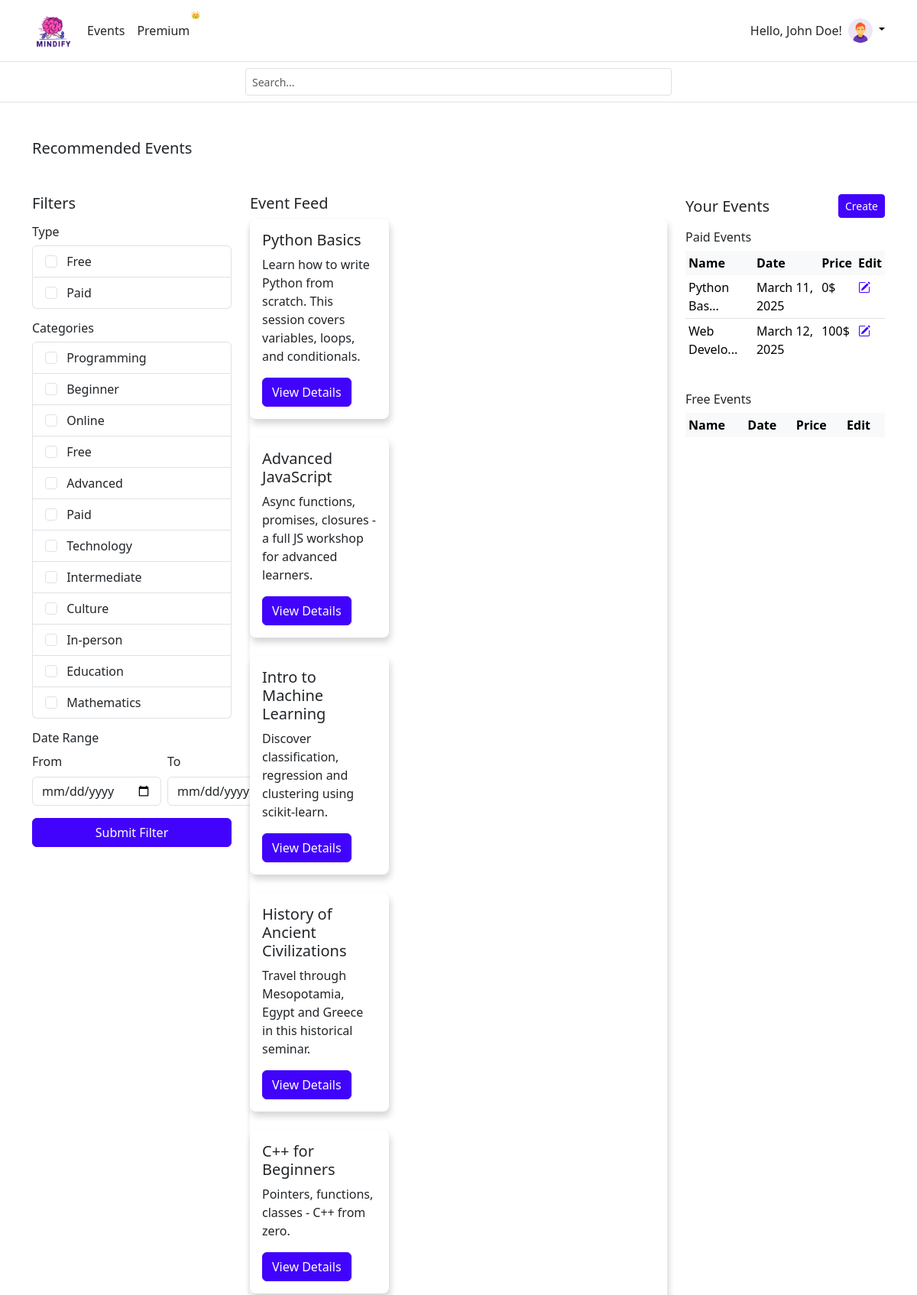
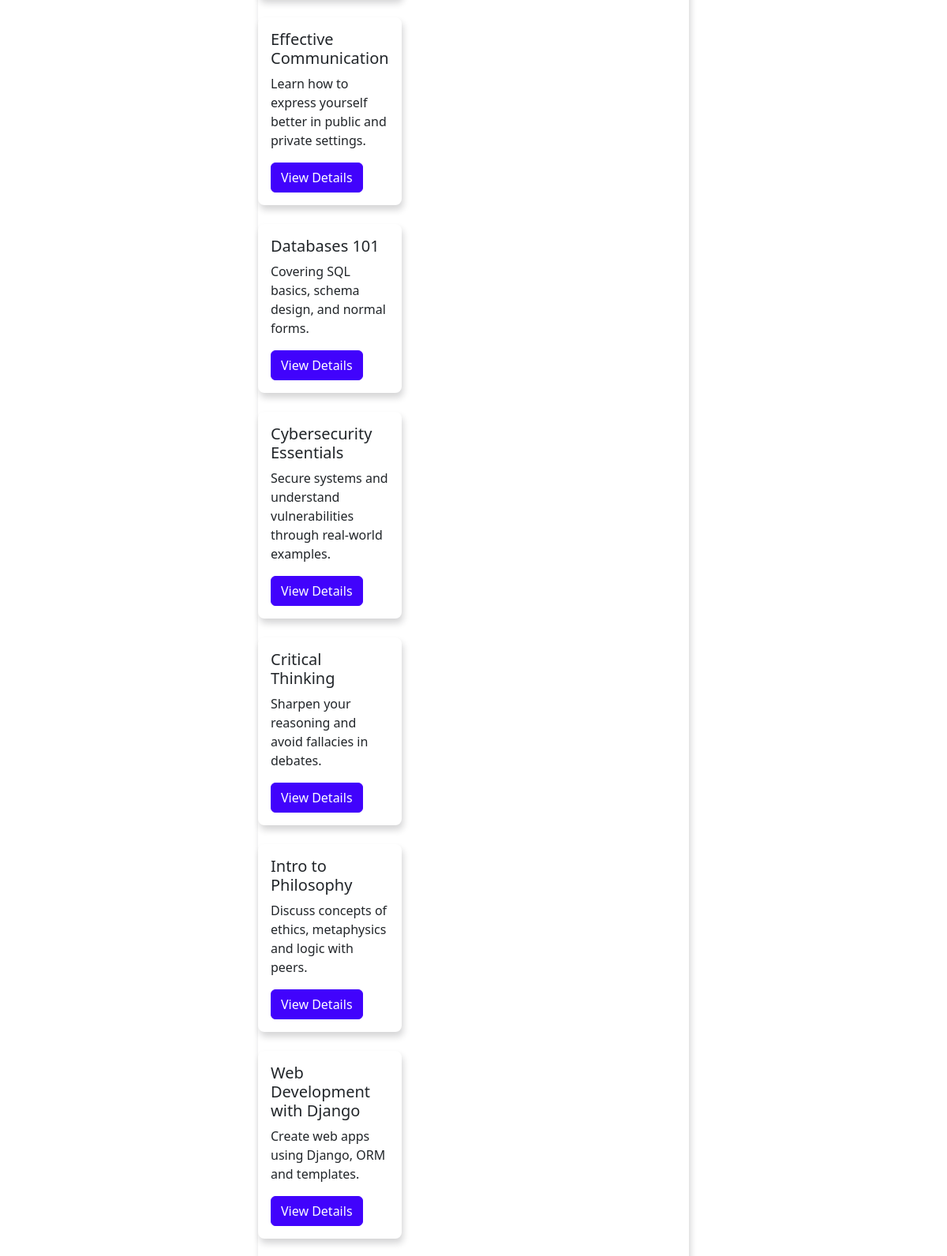
/events/ (signed in, upper part), run on the app's committed database (2 pictures, top to bottom).
### coreApp/models.py (models this page shows, shortened)
class User(models.Model):
    username = models.CharField(max_length=30, unique=True)
    first_name = models.CharField(max_length=30, null=True, blank=True)
    last_name = models.CharField(max_length=30, null=True, blank=True)
    email = models.EmailField(unique=True)
    password = models.CharField(max_length=30, default="user1234")
    is_active = models.BooleanField(default=False)
    last_login = models.DateTimeField(null=True, blank=True)
    date_joined = models.DateTimeField(auto_now_add=True)
    is_premium = models.BooleanField(default=False)
    gender = models.CharField(max_length=10, null=True, blank=True)
    profile_picture = models.ImageField(blank=True, null=True, upload_to="images/users/")
    def get_profile_photo_url(self):
        if self.profile_picture:
            return self.profile_picture.url
        if not self.gender:
            return '/static/userApp/images/default_image_neutral.png'
        elif self.gender.lower() == "male":
            return '/static/userApp/images/default_image_man.png'
        else:
            return '/static/userApp/images/default_image_woman.png'

class Event(models.Model):
    title = models.CharField(max_length=50)
    id_creator = models.ForeignKey(User, on_delete=models.CASCADE)
    date_created = models.DateTimeField(auto_now_add=True)
    date_posted = models.DateTimeField(blank=True, null=True)
    is_listed = models.BooleanField(default=True)
    price = models.IntegerField(blank=True, null=True)
    description = models.TextField()
    event_picture = models.ImageField(blank=True, null=True, upload_to="images/events/")

### coreApp/views.py (the view)
# urls.py: path('events/', views.events, name='events'),
def events(request):
    user_id = request.session.get("user_id")
    if not user_id:
        return redirect("landing")
    user = User.objects.get(id=user_id)
    free_events = []
    for event in Event.objects.filter(id_creator=user.id, price=None):
        event_dict = model_to_dict(event)
        event_dict["title"] = event.title[:10]
        event_dict["date_posted"] = event.date_posted.date()
        free_events.append(event_dict)
    premium_events = []
    for event in Event.objects.filter(id_creator=user.id).exclude(price=None):
        event_dict = model_to_dict(event)
        event_dict["title"] = event.title[:10]
        event_dict["date_posted"] = event.date_posted.date()
        premium_events.append(event_dict)
    distinct_tags = Tag.objects.values_list('tag_name', flat=True).distinct()
    eventsFiltered = Event.objects.all()
    context = {
        "user": user,
        "freeEvents": free_events,
        "premiumEvents": premium_events,
        "tags": distinct_tags,
        "eventsFiltered": eventsFiltered,
    }
    return render(request, 'coreApp/events.html', context)

### coreApp/templates/coreApp/events.html (shortened to what this page needs)
{% extends "core.html" %} {% block content %}
<header class="border-bottom p-2 mb-5">
  <div class="container d-flex flex-wrap justify-content-center">
    <form class="col-12 col-lg-6" role="search" style="margin-top: 0">
      <input
        type="search"
        class="form-control form-control-sm"
        placeholder="Search..."
        aria-label="Search"
        style="height: 36px"
      />
    </form>
  </div>
</header>
<div class="container my-4">
  <h5>Recommended Events</h5>
</div>
<div class="container mt-4">
  <div class="row">
    <div class="col-md-3">
      <h5>Filters</h5>
      <form method="GET" action="#">
        <h6 class="mt-3">Type</h6>
        <ul class="list-group">
          <li class="list-group-item">
            <input
              type="checkbox"
              id="filterFree"
              name="type"
              value="Free"
              class="form-check-input me-2"
            />
            <label for="filterFree" class="form-check-label">Free</label>
          </li>
          <li class="list-group-item">
            <input
              type="checkbox"
              id="filterPaid"
              name="type"
              value="Paid"
              class="form-check-input me-2"
            />
            <label for="filterPaid" class="form-check-label">Paid</label>
          </li>
        </ul>
        <h6 class="mt-3">Categories</h6>
        <ul class="list-group">
          {% for tag in tags %}
          <li class="list-group-item">
            <input
              type="checkbox"
              id="filter_{{tag}}"
              name="category"
              value="{{ tag }}"
              class="form-check-input me-2"
            />
            <label for="filter_{{tag}}" class="form-check-label"
              >{{ tag }}</label
            >
          </li>
          {% endfor %}
        </ul>
        <h6 class="mt-3">Date Range</h6>
        <div class="d-flex gap-2">
          <div class="flex-fill">
            <label for="filterDateFrom" class="form-label">From</label>
            <input
              type="date"
              id="filterDateFrom"
              name="date_from"
              class="form-control"
            />
          </div>
          <div class="flex-fill">
            <label for="filterDateTo" class="form-label">To</label>
            <input
              type="date"
              id="filterDateTo"
              name="date_to"
              class="form-control"
            />
          </div>
        </div>
        <button type="submit" class="btn btn-primary w-100 mt-3">
          Submit Filter
        </button>
      </form>
    </div>
    <div class="col-md-6">
      <h5>Event Feed</h5>
      <div class="card mb-3">
        {% for event in eventsFiltered %}
        <div class="col-sm-12 col-md-6 col-lg-4">
          <div class="card mb-4">
            <div class="card-body">
              <h5 class="card-title">{{ event.title }}</h5>
              <p class="card-text">{{ event.description }}</p>
              <a href="#" class="btn btn-primary">View Details</a>
            </div>
          </div>
        </div>
        {% endfor %}
      </div>
    </div>
    <div class="col-md-3">
      <div class="d-flex justify-content-between align-items-center mb-3">
        <h5 class="mb-0">Your Events</h5>
        <a href="#" class="btn btn-primary btn-sm">Create</a>
      </div>
      <h6>Paid Events</h6>
      <div class="table-responsive" style="max-height: 200px; overflow-y: auto">
        <table class="table table-borderless table-sm custom-table">
          <thead class="table-light">
            <tr>
              <th>Name</th>
              <th>Date</th>
              <th>Price</th>
              <th>Edit</th>
            </tr>
          </thead>
          <tbody>
            {% for event in premiumEvents %}
            <tr>
              <td>{{ event.title }}...</td>
              <td>{{ event.date_posted }}</td>
              <td>{{ event.price }}$</td>
              <td>
                <a href="#" class="text-primary"
                  ><i class="bi bi-pencil-square"></i
                ></a>
              </td>
            </tr>
            {% endfor %}
          </tbody>
        </table>
      </div>
      <h6 class="mt-4">Free Events</h6>
      <div class="table-responsive" style="max-height: 200px; overflow-y: auto">
        <table class="table table-borderless table-sm custom-table">
          <thead class="table-light">
            <tr>
              <th>Name</th>
              <th>Date</th>
              <th>Price</th>
              <th>Edit</th>
            </tr>
          </thead>
        </table>
      </div>
    </div>
  </div>
</div>
{% endblock %}

### templates/core.html (shortened to what this page needs)
<!DOCTYPE html>
<html>
<head>
    {% load static %}
    <link rel="stylesheet" href="{% static 'css/main.css' %}">
    <link href="https://cdn.jsdelivr.net/npm/bootstrap-icons/font/bootstrap-icons.css" rel="stylesheet">
</head>
<body>
    {% include 'header.html' %}
    {% block content %}
    {% endblock %}
</body>
</html>

### templates/header.html (shortened to what this page needs)
{% load static %}
<header class="p-3 border-bottom">
  <div class="container">
    <div class="d-flex flex-wrap align-items-center justify-content-between">
      <a
        href="/"
        class="d-flex align-items-center mb-2 mb-lg-0 link-body-emphasis text-decoration-none"
      >
        <img
          src="{% static 'img/logo1.png' %}"
          alt="Logo"
          width="56"
          height="48"
          class="me-2"
        />
      </a>
      {% if user %}
      <ul
        class="nav col-12 col-lg-auto me-lg-auto mb-2 justify-content-center mb-md-0"
      >
        <li><a href="{% url 'events' %}" class="nav-link px-2">Events</a></li>
        <li class="position-relative">
          <a href="{% url 'premium' %}" class="nav-link px-2">Premium</a>
          <span
            class="position-absolute top-0 start-100 translate-middle badge rounded-circle text-dark"
            style="font-size: 0.6rem; transform: translate(-50%, -50%)"
          >
            👑
          </span>
        </li>
      </ul>
      <div class="dropdown text-end d-flex align-items-center">
        <span class="me-2"
          >Hello, {{ user.first_name }} {{ user.last_name }}!</span
        >
        <a
          href="#"
          class="d-block link-body-emphasis text-decoration-none dropdown-toggle"
          data-bs-toggle="dropdown"
          aria-expanded="false"
        >
          <img
            src="{{ user.get_profile_photo_url }}"
            alt="Profile Picture"
            width="32"
            height="32"
            class="rounded-circle"
          />
        </a>
      </div>
      {% endif %}
    </div>
  </div>
</header>

### templates/header.html (style rules this page uses)
.nav-link { color: inherit; transition: color 0.3s ease; }

### coreApp/templates/coreApp/events.html (style rules this page uses)
.card { box-shadow: 2px 6px 8px rgba(22, 22, 26, 0.18); border: none; border-radius: 0.5em; }
.table-responsive { max-height: 200px; overflow-y: auto; }
.custom-table tbody tr { border-bottom: 1px solid #dee2e6; }
.custom-table tbody tr:last-child { border-bottom: none; }

### data on the page
User: first_name "John", last_name "Doe"
Event: title "Python Basics", description "Learn how to write Python from scratch. This session covers variables, loops, and conditionals."
Event: title "Advanced JavaScript", description "Async functions, promises, closures - a full JS workshop for advanced learners."
Event: title "Intro to Machine Learning", description "Discover classification, regression and clustering using scikit-learn."
Event: title "History of Ancient Civilizations", description "Travel through Mesopotamia, Egypt and Greece in this historical seminar."
Event: title "C++ for Beginners", description "Pointers, functions, classes - C++ from zero."
Event: title "Effective Communication", description "Learn how to express yourself better in public and private settings."
Event: title "Databases 101", description "Covering SQL basics, schema design, and normal forms."
Event: title "Cybersecurity Essentials", description "Secure systems and understand vulnerabilities through real-world examples."
Event: title "Critical Thinking", description "Sharpen your reasoning and avoid fallacies in debates."
Event: title "Intro to Philosophy", description "Discuss concepts of ethics, metaphysics and logic with peers."
Event: title "Web Development with Django", description "Create web apps using Django, ORM and templates."

### other printed values
{{ tag }} "Programming" "Beginner" "Online" "Free" "Advanced" "Paid" "Technology" "Intermediate" "Culture" "In-person" "Education" "Mathematics"
{{ event.title }} "Python Bas" "Web Develo"
{{ event.date_posted }} "March 11, 2025" "March 12, 2025"
{{ event.price }} "0" "100"
